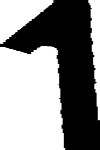
#> input picture characters/1.png, 100 x 150 px; its folder holds only this picture in this run
$ python roz.py
#> lines starting #> are read from the running program, lines starting #| are printed output that depends on the picture; after the words box and inside, x2 and y2 are one past the last pixel; in counts of white or black regions, pixels touching at a corner belong together; pictures that were not available may be replaced by others from this repository, and a replacement may not be noted
import os
import cv2
import numpy as np
import matplotlib.pyplot as plt
import json

folder_path = 'train_1'
shape_y = 2976 // 4
shape_x = 3968 // 4

filename_list = os.listdir(folder_path)
idx = 0
contour_images=[]
sorted_points_list=[]
templates_path = "characters"
templates = {}
sift = cv2.SIFT_create()
orb = cv2.ORB_create()
ransac_reproj_thresh = 5.0

with open('output.json', 'w') as json_file:
    json.dump({}, json_file)

def load_templates(templates_path):
#> called with templates_path = 'characters'
    templates = {}
    for filename in os.listdir(templates_path):
        if filename.endswith(".png"):
            letter = filename.split(".")[0]
            template = cv2.imread(os.path.join(templates_path, filename))
#> template is the input picture: shape (150, 100, 3); min 0, max 255, mean 139
            template = cv2.cvtColor(template, cv2.COLOR_BGR2GRAY)
#> template: shape (150, 100)
            ret, th3 = cv2.threshold(template, 127, 255, cv2.THRESH_BINARY)
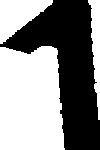
#> th3: shape (150, 100); 54.5% white; 1 black region, box (x1, y1, x2, y2) and area: (0, 0, 100, 150) 6832
            templates[letter] = th3
    return templates

templates = load_templates(templates_path)
#> templates = 1 item

def first_mask():
    lower_threshold_b = 109
    upper_threshold_b = 255
    lower_threshold_g = 132
    upper_threshold_g = 255
    lower_threshold_r = 143
    upper_threshold_r = 255
    r, g, b = cv2.split(img)
    _, th_b = cv2.threshold(b, lower_threshold_b, upper_threshold_b, cv2.THRESH_BINARY)
    _, th_g = cv2.threshold(g, lower_threshold_g, upper_threshold_g, cv2.THRESH_BINARY)
    _, th_r = cv2.threshold(r, lower_threshold_r, upper_threshold_r, cv2.THRESH_BINARY)
    combined_mask = cv2.bitwise_or(th_r, cv2.bitwise_or(th_g, th_b))
    return combined_mask


while idx < len(filename_list):
    final_results = {}
    img = cv2.imread(os.path.join(folder_path, filename_list[idx]))
    img = cv2.resize(img, (shape_x, shape_y))
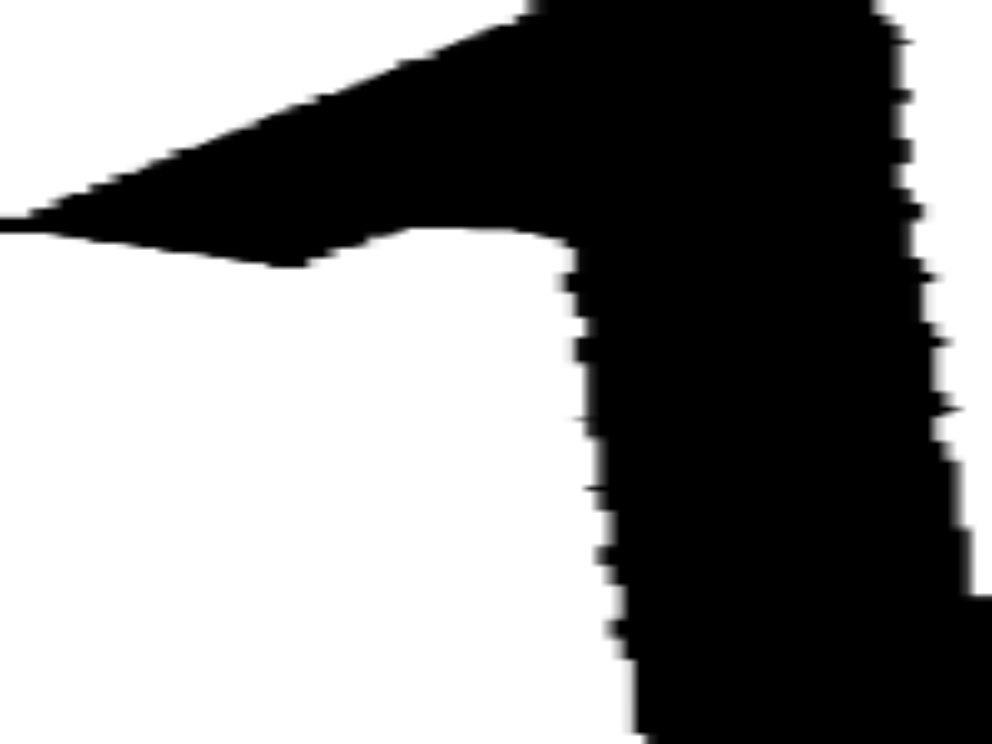
#> img: shape (744, 992, 3); min 0, max 255, mean 139

    result_img = cv2.bitwise_and(img, img, mask=first_mask())
#> in first_mask, `_, th_b = cv2.threshold(b, lower_threshold_b, upper_threshold_b, cv2.T..`:
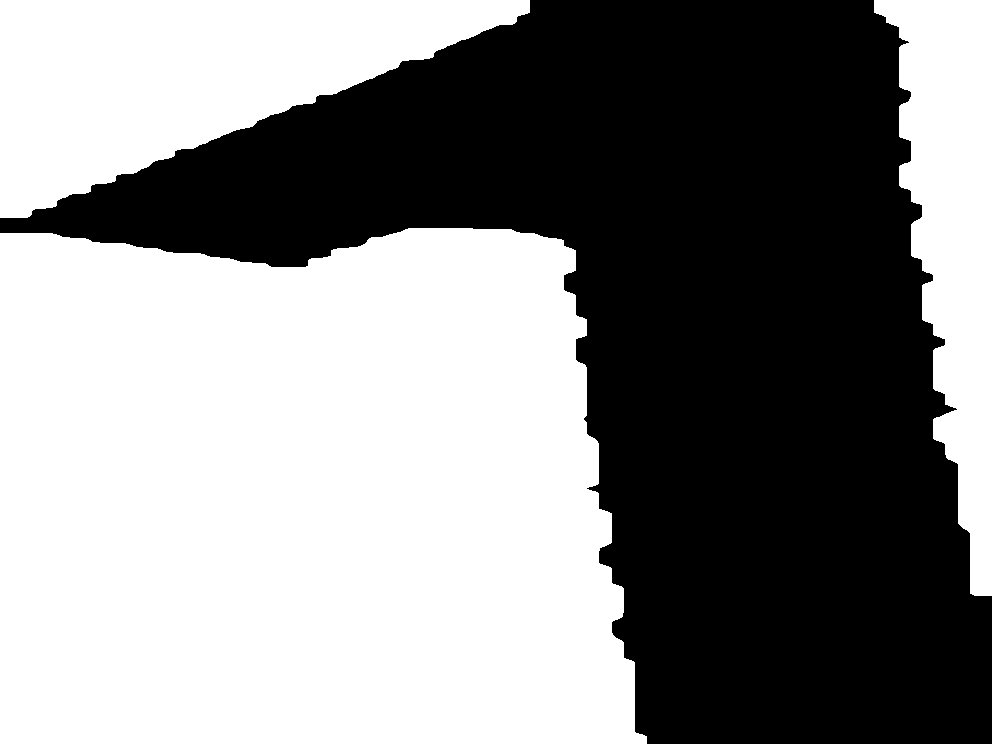
#> th_b: shape (744, 992); 54.7% white; 1 black region, box (x1, y1, x2, y2) and area: (0, 0, 992, 744) 334272
#> in first_mask, `_, th_g = cv2.threshold(g, lower_threshold_g, upper_threshold_g, cv2.T..`: th_g: shape (744, 992); 54.4% white; 1 black region, box (x1, y1, x2, y2) and area: (0, 0, 992, 744) 336452
#> in first_mask, `_, th_r = cv2.threshold(r, lower_threshold_r, upper_threshold_r, cv2.T..`:
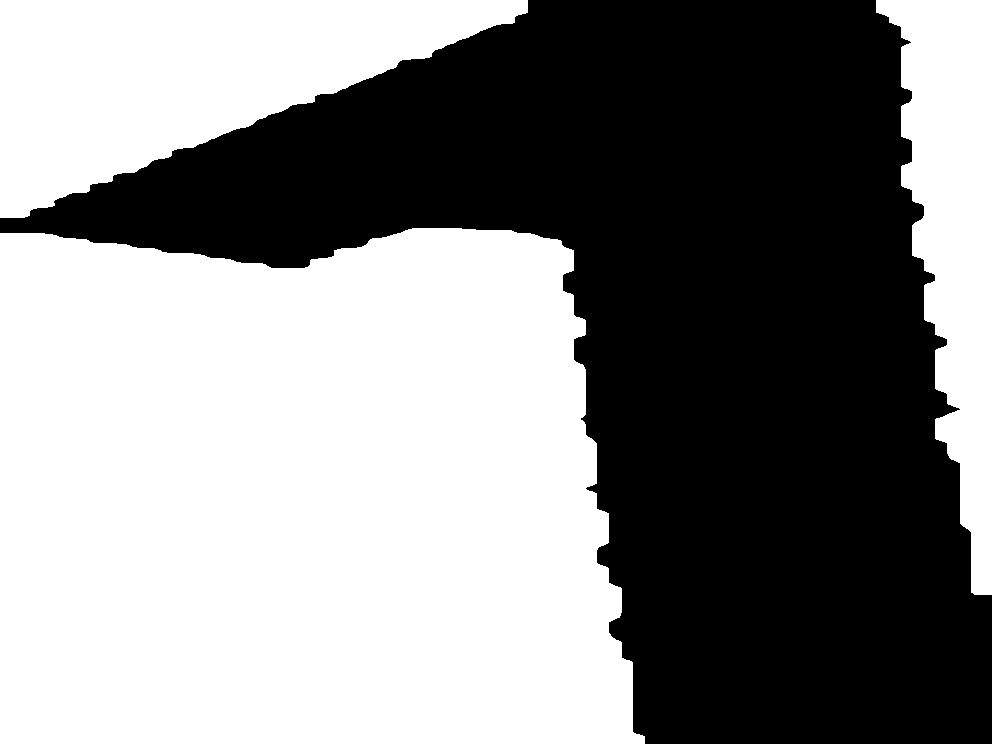
#> th_r: shape (744, 992); 54.3% white; 1 black region, box (x1, y1, x2, y2) and area: (0, 0, 992, 744) 337489

    gray_img = cv2.cvtColor(result_img, cv2.COLOR_BGR2GRAY)

    ret, th1 = cv2.threshold(gray_img, 130, 255, cv2.THRESH_BINARY)
#> th1: shape (744, 992); 54.4% white; 1 black region, box (x1, y1, x2, y2) and area: (0, 0, 992, 744) 336330

    kernel = np.ones((2,2), np.uint8)
    opening = cv2.morphologyEx(th1, cv2.MORPH_OPEN, kernel)
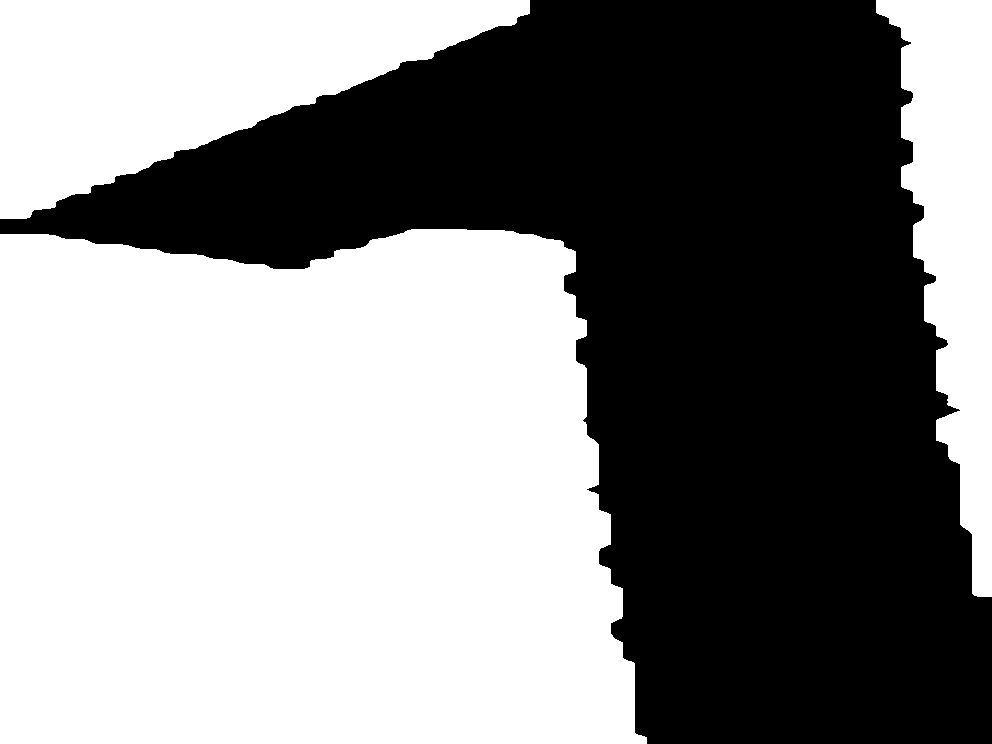
#> opening: shape (744, 992); 54.4% white; 1 black region, box (x1, y1, x2, y2) and area: (0, 0, 992, 744) 336202

    edges = cv2.Canny(opening, 100, 255)
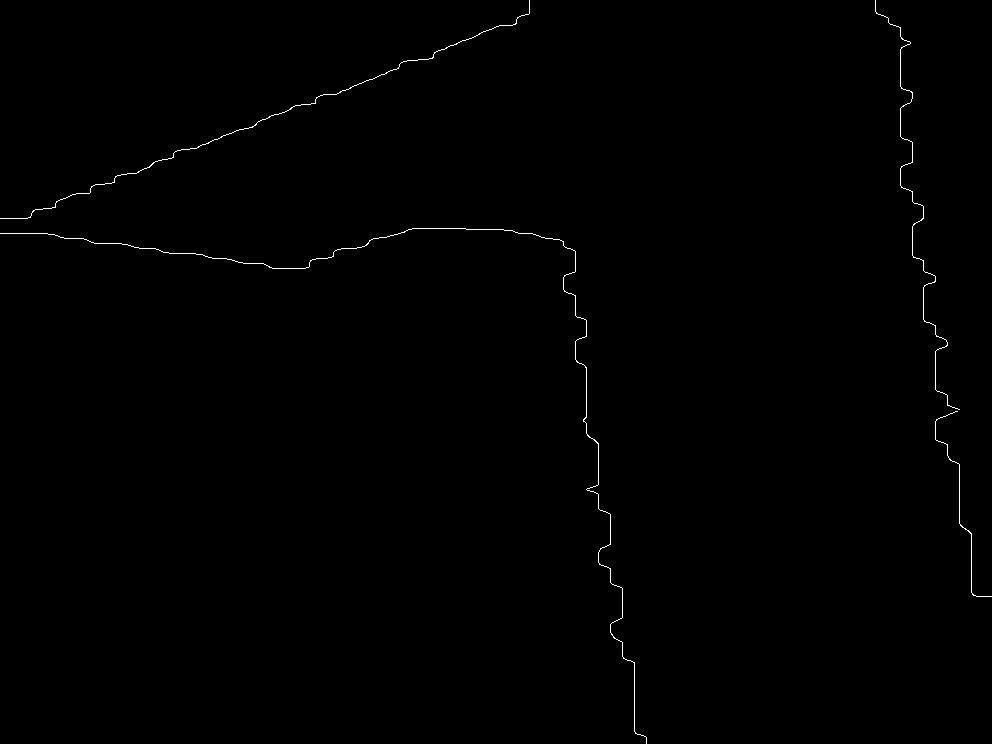
#> edges: shape (744, 992); 0.35% white in thin lines or dots
    kernel = np.ones((6,6), np.uint8)
    dilated_edges = cv2.dilate(edges, kernel, iterations=1)
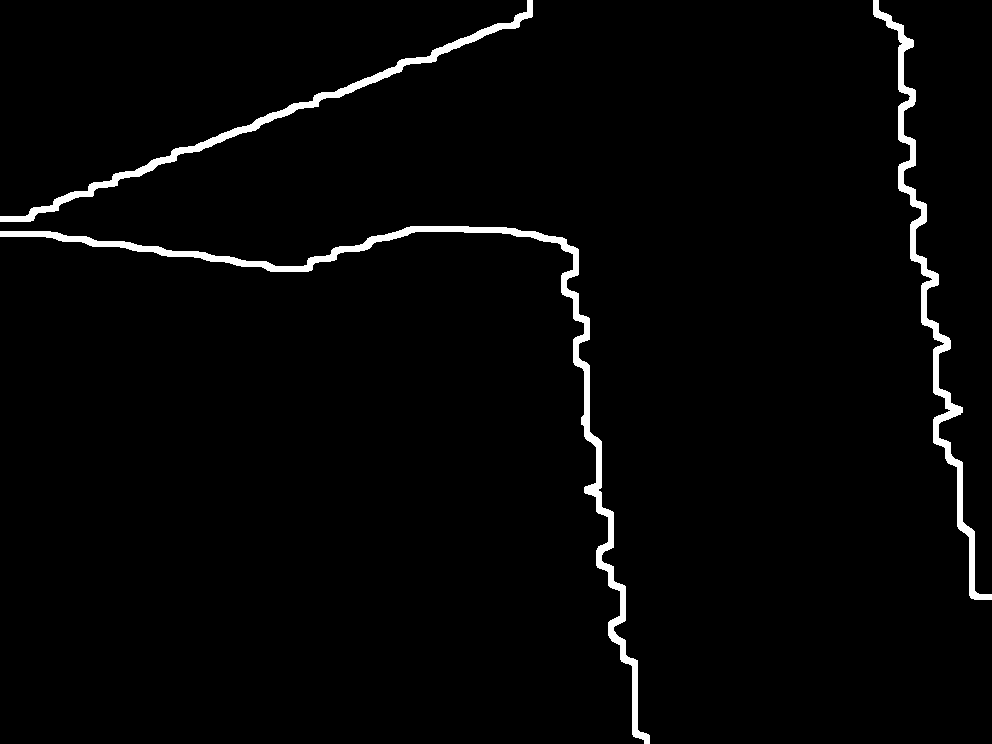
#> dilated_edges: shape (744, 992); 2.4% white; 3 white regions


    contours, _ = cv2.findContours(dilated_edges, cv2.RETR_EXTERNAL, cv2.CHAIN_APPROX_SIMPLE)
#> contours = 3 contours; box (x1, y1, x2, y2) and area: (0, 226, 650, 744) 6808, (873, 0, 992, 600) 4498, (0, 0, 533, 222) 3771

    mask = np.zeros_like(gray_img)
    for contour in contours:
        area = cv2.contourArea(contour)
        if 40000 < area < 200000:
            cv2.drawContours(mask, [contour], 0, (255), thickness=cv2.FILLED)
#> this loop made 3 passes
#> area on passes 1 to 3: 6808.5, 4498, 3771
#> mask: shape (744, 992); every value is 0

    result = cv2.bitwise_and(img, img, mask=mask)
#> result: shape (744, 992, 3); every value is 0

    result[mask == 0] = [0, 0, 0]

    gray_img = cv2.cvtColor(result, cv2.COLOR_BGR2GRAY)

    ret, th2 = cv2.threshold(gray_img, 150, 200, cv2.THRESH_BINARY)

    kernel = np.ones((5,5),np.uint8)
    erosion = cv2.erode(th2,kernel,iterations = 1)

    edges = cv2.Canny(erosion, 100, 255)
    kernel = np.ones((6,6), np.uint8)
    dilated_edges = cv2.dilate(edges, kernel, iterations=1)
    contours, _ = cv2.findContours(dilated_edges, cv2.RETR_EXTERNAL, cv2.CHAIN_APPROX_SIMPLE)
#> contours = []

    mask = np.zeros_like(gray_img)
    for contour in contours:
        area = cv2.contourArea(contour)
        if 30000 < area:
            x, y, w, h = cv2.boundingRect(contour)
            roi = img[y-10:y+h+10, x-10:x+w+10]
            scaled_roi = cv2.resize(roi, (1500, 900))
#> this loop made 0 passes

#> (the run stopped early here; a loop or call above may not have finished)
